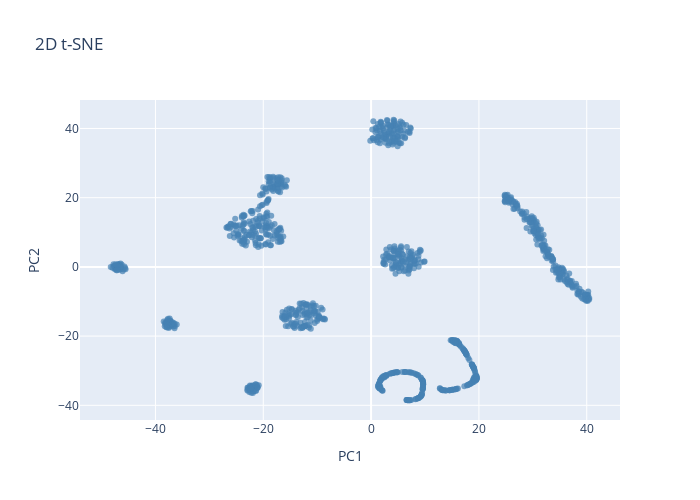

The notebook cell this image was saved under:
### Code cell
fig.update_layout(
    title='2D t-SNE',
    xaxis_title='PC1',
    yaxis_title='PC2',
    width=700,
    height=500
)

### Figure 1 — Plotly figure (JSON) as saved in the notebook; plotly's stock layout.template omitted (floating-point values rounded to 4 significant figures; data arrays with more than 128 entries replaced by an {"elided": "..."} marker saying what was removed)
{"data": [{"marker": {"color": "steelblue", "opacity": 0.7, "size": 6}, "mode": "markers", "type": "scatter", "x": {"elided": "1000 float values"}, "y": {"elided": "1000 float values"}}], "layout": {"height": 500, "title": {"text": "2D t-SNE"}, "width": 700, "xaxis": {"title": {"text": "PC1"}}, "yaxis": {"title": {"text": "PC2"}}}}
